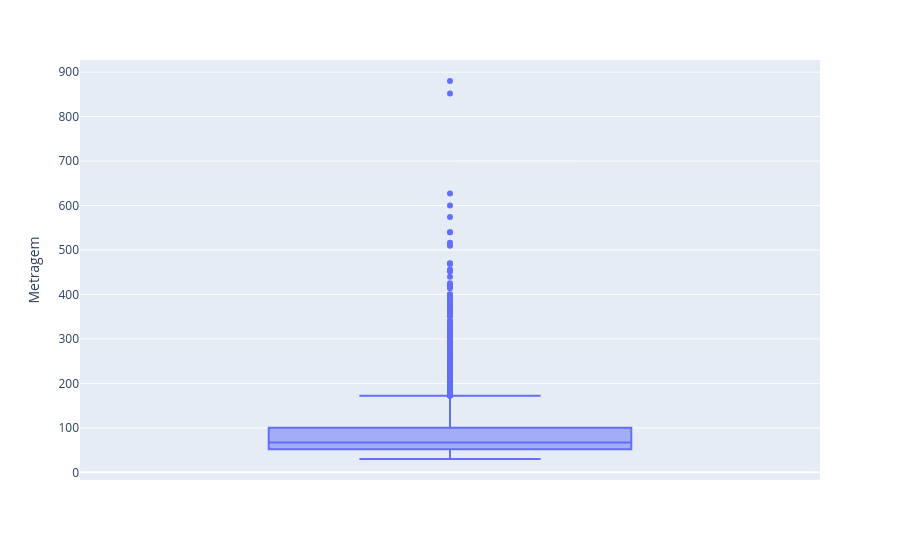

Notebook source saved alongside this figure:
### Code cell
#BOXPLOT interativo para verificar valores discrepantes.
fig = px.box(df, y="Metragem")
fig.show()

### Figure 1 — Plotly figure (JSON) as saved in the notebook; plotly's stock layout.template omitted (floating-point values rounded to 4 significant figures; data arrays with more than 128 entries replaced by an {"elided": "..."} marker saying what was removed)
{"data": [{"alignmentgroup": "True", "hovertemplate": "Metragem=%{y}<extra></extra>", "legendgroup": "", "marker": {"color": "#636efa"}, "name": "", "notched": false, "offsetgroup": "", "orientation": "v", "showlegend": false, "type": "box", "x0": " ", "xaxis": "x", "y": {"elided": "7203 int values"}, "y0": " ", "yaxis": "y"}], "layout": {"boxmode": "group", "legend": {"tracegroupgap": 0}, "margin": {"t": 60}, "xaxis": {"anchor": "y", "domain": [0, 1]}, "yaxis": {"anchor": "x", "domain": [0, 1], "title": {"text": "Metragem"}}}}
